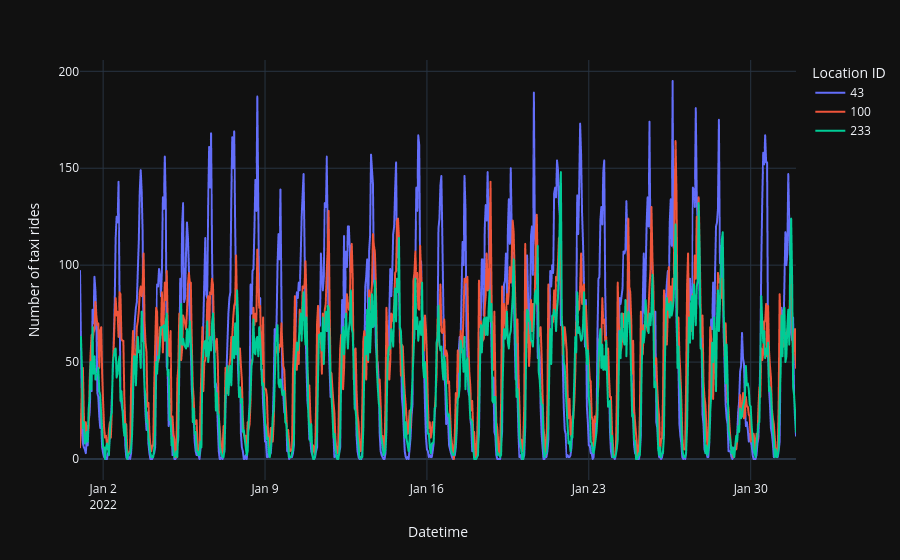

Write notebook code for a chart like this one.
### Code cell
# plot the number of hourly passengers in Jan 2022, for pickup location IDs 43, 100, and 233
location_ids: list[int] = [43, 100, 233]
px.line(
    df
    .loc[
        (df["pickup_location_id"].isin(sorted(location_ids))) & 
        (df["pickup_hour"] >= pd.to_datetime("2022-01-01")) & 
        (df["pickup_hour"] < pd.to_datetime("2022-02-01"))
    ], 
    x="pickup_hour", 
    y="n_taxi_rides", 
    color="pickup_location_id", 
    labels={
        "pickup_hour": "Datetime", 
        "n_taxi_rides": "Number of taxi rides", 
        "pickup_location_id": "Location ID"
    },
    template="plotly_dark"
)

### Figure 1 — Plotly figure (JSON) as saved in the notebook; plotly's stock layout.template omitted (floating-point values rounded to 4 significant figures; data arrays with more than 128 entries replaced by an {"elided": "..."} marker saying what was removed)
{"data": [{"hovertemplate": "Location ID=43<br>Datetime=%{x}<br>Number of taxi rides=%{y}<extra></extra>", "legendgroup": "43", "line": {"color": "#636efa", "dash": "solid"}, "marker": {"symbol": "circle"}, "mode": "lines", "name": "43", "showlegend": true, "type": "scattergl", "x": {"elided": "744 str values"}, "xaxis": "x", "y": {"elided": "744 int values"}, "yaxis": "y"}, {"hovertemplate": "Location ID=100<br>Datetime=%{x}<br>Number of taxi rides=%{y}<extra></extra>", "legendgroup": "100", "line": {"color": "#EF553B", "dash": "solid"}, "marker": {"symbol": "circle"}, "mode": "lines", "name": "100", "showlegend": true, "type": "scattergl", "x": {"elided": "744 str values"}, "xaxis": "x", "y": {"elided": "744 int values"}, "yaxis": "y"}, {"hovertemplate": "Location ID=233<br>Datetime=%{x}<br>Number of taxi rides=%{y}<extra></extra>", "legendgroup": "233", "line": {"color": "#00cc96", "dash": "solid"}, "marker": {"symbol": "circle"}, "mode": "lines", "name": "233", "showlegend": true, "type": "scattergl", "x": {"elided": "744 str values"}, "xaxis": "x", "y": {"elided": "744 int values"}, "yaxis": "y"}], "layout": {"legend": {"title": {"text": "Location ID"}, "tracegroupgap": 0}, "margin": {"t": 60}, "xaxis": {"anchor": "y", "domain": [0, 1], "title": {"text": "Datetime"}}, "yaxis": {"anchor": "x", "domain": [0, 1], "title": {"text": "Number of taxi rides"}}}}
